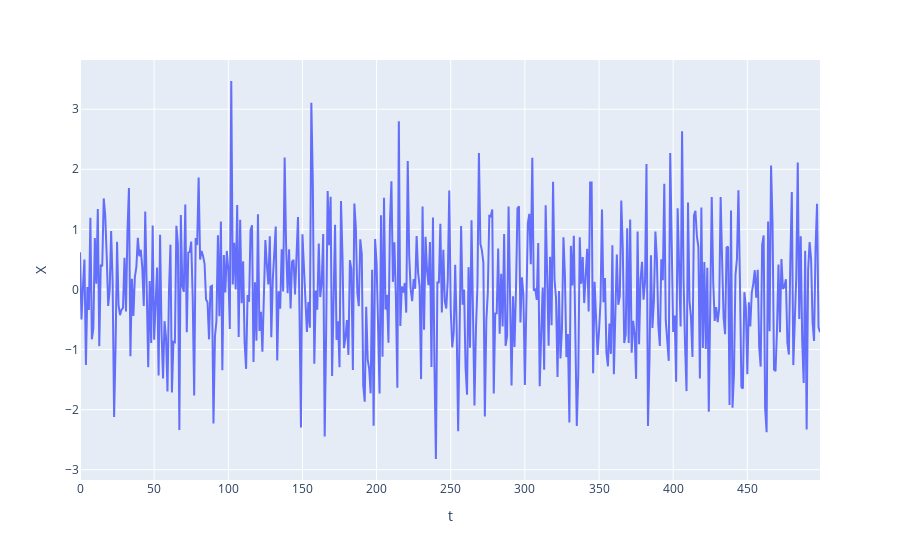

Notebook code cell kept with this figure:
### Code cell
import plotly.express as px
fig= px.line(df, x='t', y= 'X')
fig.show()

### Figure 1 — Plotly figure (JSON) as saved in the notebook; plotly's stock layout.template omitted (floating-point values rounded to 4 significant figures; data arrays with more than 128 entries replaced by an {"elided": "..."} marker saying what was removed)
{"data": [{"hovertemplate": "t=%{x}<br>X=%{y}<extra></extra>", "legendgroup": "", "line": {"color": "#636efa", "dash": "solid"}, "marker": {"symbol": "circle"}, "mode": "lines", "name": "", "orientation": "v", "showlegend": false, "x": {"elided": "500 int values"}, "xaxis": "x", "y": {"elided": "500 float values"}, "yaxis": "y", "type": "scatter"}], "layout": {"xaxis": {"anchor": "y", "domain": [0.0, 1.0], "title": {"text": "t"}}, "yaxis": {"anchor": "x", "domain": [0.0, 1.0], "title": {"text": "X"}}, "legend": {"tracegroupgap": 0}, "margin": {"t": 60}}}
